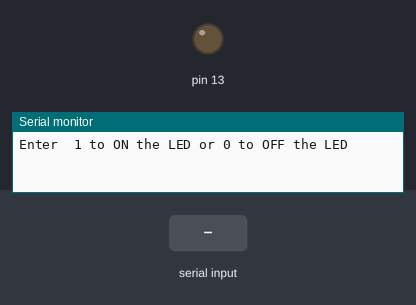
Recording of a sketch running on a simulated Arduino Uno, built with avr-gcc and run on an emulated ATmega328P. Parts: output pins drawn as LEDs (lit = HIGH), the last lines printed to the serial monitor. The inputs (shaded band) are chosen by the test bench.

Above: at 1.2 s.
1.3 s: "1\n" received over Serial
At 2.0 s:
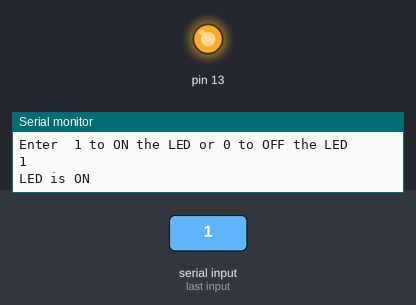
Timing chart, 0 to 4.3 s (numbered marks = the images above; inputs shaded):
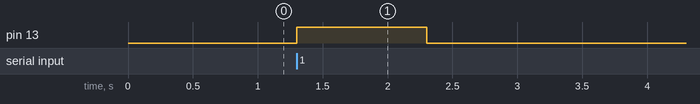

The sketch:

led_on_off_using_serial_monitor.ino
```cpp
int sinput=0;

void setup()
{
  pinMode(13, OUTPUT);
  Serial.begin(9600);
  Serial.println("Enter  1 to ON the LED or 0 to OFF the LED");
}

void loop()
{

  while(Serial.available()>0)
  {

    sinput=Serial.parseInt();

    Serial.println(sinput);

    if(sinput==1)
        {
         digitalWrite(13, HIGH);
         Serial.println("LED is ON");
        }
    else
        {
        digitalWrite(13, LOW);
        Serial.println("LED is OFF");
        }
   }

}
```

Measured:
- after the input at 1.3 s, pin 13: LOW → HIGH at once, → LOW 1.0 s later
